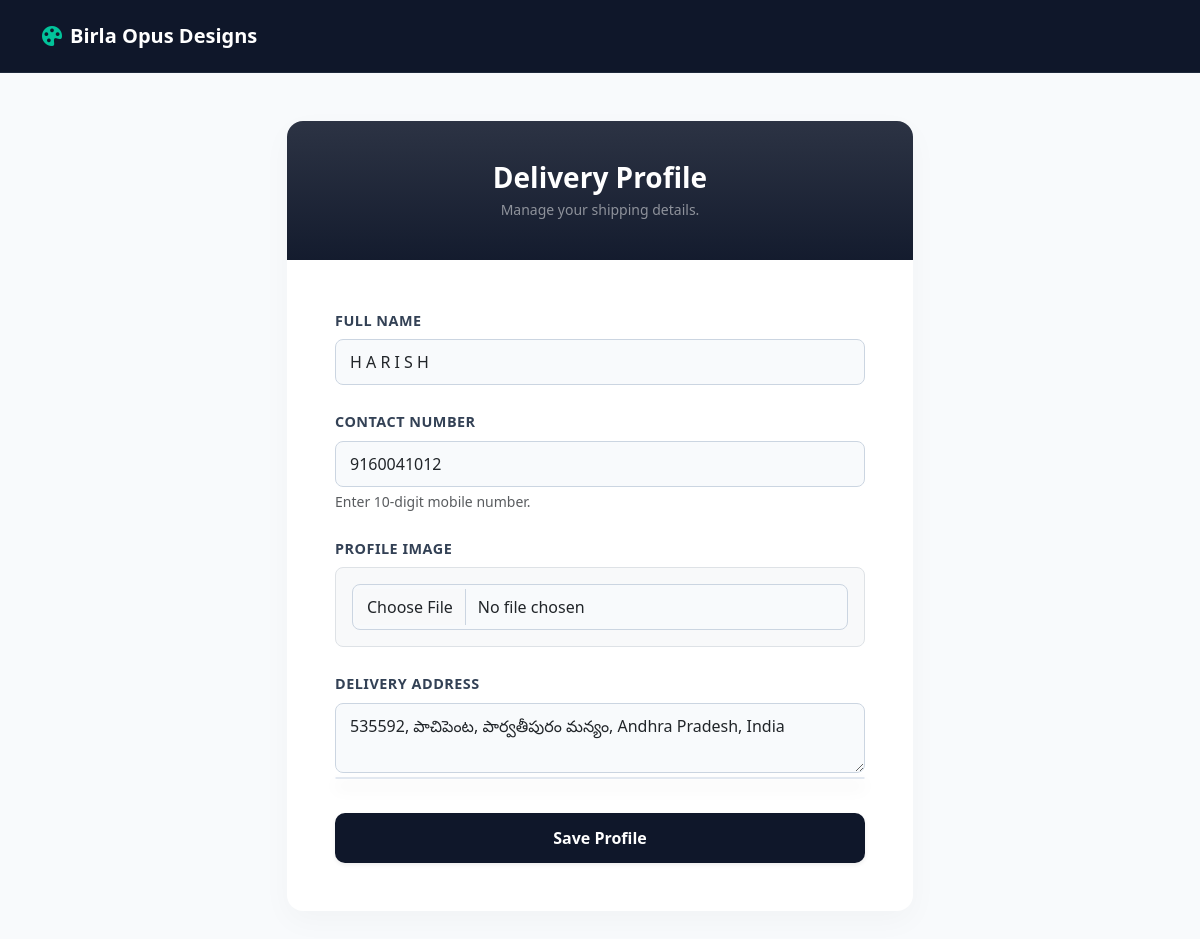
/profile/ (signed in), run on the app's committed database.
### App/models.py (models this page shows, shortened)
class Profile(models.Model):
    user = models.OneToOneField(User, on_delete=models.CASCADE)
    full_name = models.CharField(max_length=100, blank=True)
    profile_image = models.ImageField(upload_to='profile_pics/', default='default.jpg', blank=True)
    delivery_address = models.TextField(blank=True, help_text="Enter your full shipping address for orders.")
    phone_validator = RegexValidator(
        regex=r'^\d{10}$',
        message="Phone number must be exactly 10 digits."
    )
    phone = models.CharField(validators=[phone_validator], max_length=10, blank=True, null=True)

### App/views.py (the view)
# urls.py: path('profile/', views.update_profile, name='profile'),
@login_required
def update_profile(request):
    profile, created = Profile.objects.get_or_create(user=request.user)
    if request.method == 'POST':
        form = ProfileForm(request.POST, request.FILES, instance=profile)
        if form.is_valid():
            form.save()
            return redirect('dashboard')
    else:
        form = ProfileForm(instance=profile)
    return render(request, 'profile.html', {'form': form})

### App/forms.py
class ProfileForm(forms.ModelForm):
    class Meta:
        model = Profile
        fields = ['full_name','phone', 'profile_image', 'delivery_address',]
        widgets = {
            'full_name': forms.TextInput(attrs={'class': 'form-control', 'placeholder': 'John Doe'}),
            'delivery_address': forms.Textarea(attrs={'class': 'form-control', 'rows': 3, 'placeholder': '123 Main St, Apt 4B, New York, NY 10001'}),
            'profile_image': forms.FileInput(attrs={'class': 'form-control-file'}),
        }

### App/templates/profile.html (shortened to what this page needs)
<!DOCTYPE html>
<html lang="en">
<head>
    <link rel="stylesheet" href="https://cdn.jsdelivr.net/npm/bootstrap@5.3.0/dist/css/bootstrap.min.css">
    <link rel="stylesheet" href="https://cdn.jsdelivr.net/npm/bootstrap-icons@1.11.0/font/bootstrap-icons.css">
</head>
<body>
    <nav class="navbar navbar-expand-lg navbar-dark navbar-custom mb-5 py-3">
        <div class="container">
            <a class="navbar-brand fw-bold" href="#"><i class="bi bi-palette-fill text-accent-green me-2"></i>Birla Opus Designs</a>
        </div>
    </nav>
    <div class="container pb-5" style="max-width: 650px;">
        <div class="card dashboard-card overflow-hidden">
            <div class="card-header-banner">
                <h3 class="text-white fw-bold m-0">Delivery Profile</h3>
                <p class="text-white-50 small mb-0 mt-1">Manage your shipping details.</p>
            </div>
            <div class="card-body p-4 p-sm-5">
                <form method="POST" enctype="multipart/form-data">
                    <div class="mb-4">
                        <label class="form-label fw-bold">Full Name</label>
                        {{ form.full_name }}
                    </div>
                    <div class="mb-4">
                        <label class="form-label fw-bold">Contact Number</label>
                        {{ form.phone }}
                        <div class="form-text text-muted small">Enter 10-digit mobile number.</div>
                    </div>
                    <div class="mb-4">
                        <label class="form-label fw-bold">Profile Image</label>
                        <div class="p-3 border rounded-3 bg-light">{{ form.profile_image }}</div>
                    </div>
                    <div class="mb-4">
                        <label class="form-label fw-bold">Delivery Address</label>
                        {{ form.delivery_address }}
                    </div>
                    <button type="submit" class="btn btn-primary-custom w-100 mt-3 shadow-sm">Save Profile</button>
                </form>
            </div>
        </div>
    </div>
</body>
</html>

### App/templates/profile.html (style rules this page uses)
body { background-color: #f8fafc; font-family: system-ui, sans-serif; }
.navbar-custom { background-color: #0f172a !important; border-bottom: 1px solid #1e293b; }
.dashboard-card { border: none; border-radius: 16px; background: #ffffff; box-shadow: 0 10px 30px rgba(0, 0, 0, 0.03); }
.card-header-banner { background: linear-gradient(rgba(15, 23, 42, 0.88), rgba(15, 23, 42, 0.98)), url('https://images.unsplash.com/photo-1562259949-e8e7689d7828?q=80&w=1920') no-repeat center center; background-size: cover; padding: 40px 20px; text-align: center; }
.text-accent-green { color: #02c39a; font-weight: 600; }
.form-label { color: #334155; font-size: 0.9rem; text-transform: uppercase; letter-spacing: 0.5px; }
.form-control { border-radius: 8px; border: 1px solid #cbd5e1; padding: 10px 14px; background-color: #f8fafc; }
.btn-primary-custom { background-color: #0f172a; color: #ffffff; border-radius: 10px; font-weight: 600; padding: 12px; }

### data on the page
Profile: full_name "H A R I S H", phone "9160041012", delivery_address "535592, పాచిపెంట, పార్వతీపురం మన్యం, Andhra Pradesh, India"
